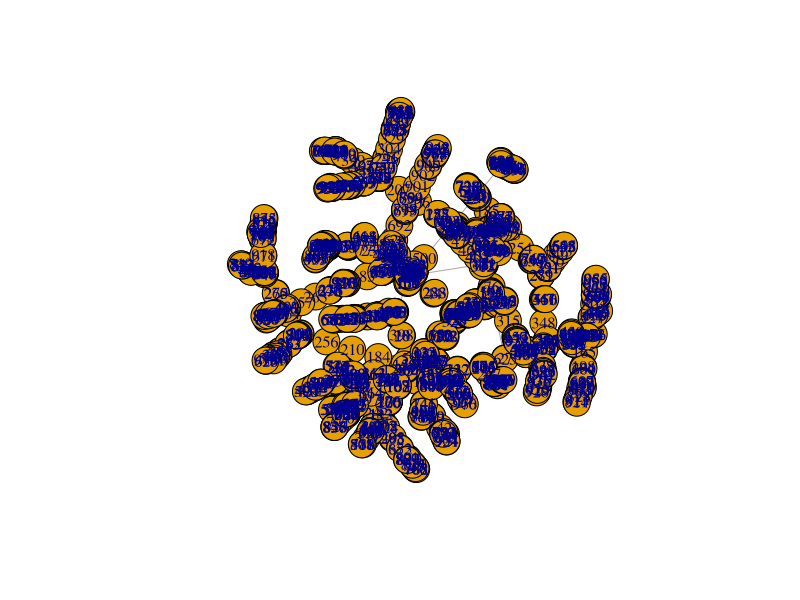
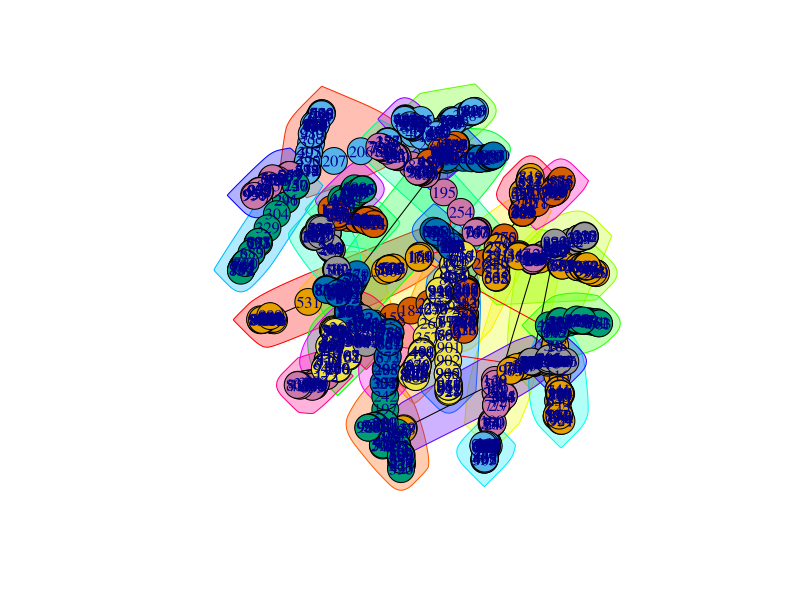

The R script that drew these images, in order:
# EE232E Homework 1 Problem 3 b
# Name: Weikun Han, Duzhi Chen
# Date: 4/14/2017
# Reference:
#  - https://google.github.io/styleguide/Rguide.xml#indentation

library(igraph)

# Initial veriables
node <- 1000

# Create the undirected random network,
# whose a new vertex is added it creates a number of links to old vertices
# and the probability that an old vertex is cited depends on its in-degree and age
graph <- aging.prefatt.game(node, pa.exp = 1, aging.exp = -1, aging.bin = 1000, directed = FALSE)

# Find the giant connected component (GCC)
cluster <- clusters(graph)
gcc_index <- which.max(cluster$csize)
non_gcc_nodes <- (1:vcount(graph))[cluster$membership != gcc_index]
gcc <- delete.vertices(graph, non_gcc_nodes)

# Plot information
plot(gcc)

# Use fast greedy method to find the community structure
fc <- fastgreedy.community(gcc)

# Plot information
plot(fc, graph)

# Print information
cat("-------------------------Processing Finshed 1----------------------------------\n",
    "Fast greedy method to find the community structure done.\n",
    "The modularity is: ", modularity(fc), "\n",
    "-------------------------------------------------------------------------------\n")
